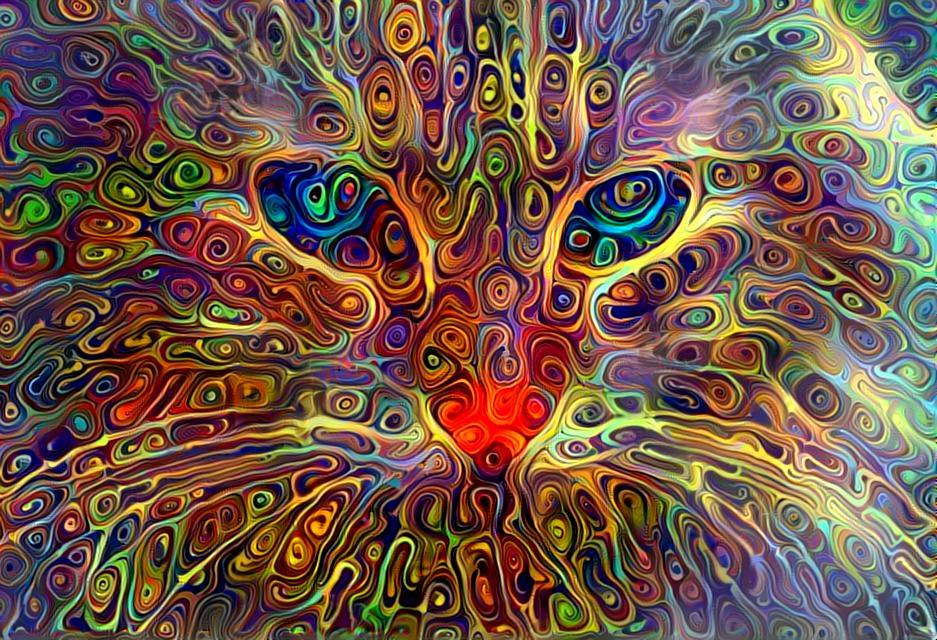
//> input picture Task2/perception2.jpg, 937 x 640 px
$ ./ark2   (built with g++ and OpenCV 4)
//> lines starting //> are read from the running program, lines starting //| are printed output that depends on the picture
#include <opencv2/highgui/highgui.hpp>
#include <opencv2/imgproc/imgproc.hpp>
#include <opencv2/core/core.hpp>
#include <iostream>
#include <queue>
#include <climits>
#include <vector>
#include <stdio.h>
using namespace std;
using namespace cv;


int main()
{
  Mat img=imread("perception2.jpg",1);                             //Declarations and initializations
//> img is the input picture: 640 rows x 937 cols, CV_8UC3; mean B, G, R 73, 87, 112.2
  Mat part1=imread("part3.jpg",1);
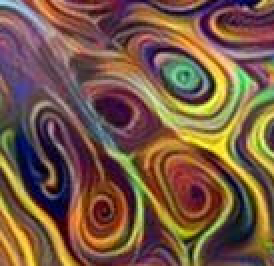
//> input picture Task2/part3.jpg, 137 x 133 px (shown 2 times larger)
//> part1 is the input picture: 133 rows x 137 cols, CV_8UC3; mean B, G, R 69.5, 88.9, 119.8
  int total=part1.rows*part1.cols;
//> total = 18221
  int i=0,j=0,temp1=0,temp2=0,l,m,X=450,Y=450,flag=0,e=20,count=0,temp=0,rotation=0;
  Mat M,part;


  while(temp<=1500 && rotation<=360)                               //Loop for checking different rotations of part image
    {

      temp=0;

      rotation = 0;
      Point2f src_center(part1.cols/2.0F, part1.rows/2.0F);           //Creating rotated image
      Mat rot_mat = getRotationMatrix2D(src_center, 45, 1.0);
      warpAffine(part1, part, rot_mat, part1.size());

      for( i=0;i<img.rows-part.rows;i++)                              //Loop for traversal of image
	{
	  for(j=0;j<img.cols-part.cols;j++)
	    {

	      count=0;
	      if((abs(part.at<Vec3b>(0,70)[0]-img.at<Vec3b>(i,j+70)[0])<=e) && (abs(part.at<Vec3b>(0,70)[1]-img.at<Vec3b>(i,j+70)[1])<=e) && (abs(part.at<Vec3b>(0,70)[2]-img.at<Vec3b>(i,j+70)[2])<=e))       //checking if the 70th pixel from the current pixel matches the 70th pixel from the first pixel
		{

		  for(l=0;l<part.rows;l++)                 //Loop for counting the no. of matched pixels
		    {
		      for(m=0;m<part.cols;m++)
			{

			  if((abs(part.at<Vec3b>(l,m)[0]-img.at<Vec3b>(i+l,j+m)[0])<=e) && (abs(part.at<Vec3b>(l,m)[1]-img.at<Vec3b>(i+l,j+m)[1])<=e) && (abs(part.at<Vec3b>(l,m)[2]-img.at<Vec3b>(i+l,j+m)[2])<=e))
			    {
			      count++;
			    }
			}

		    }
		}


	      if(count>=1500)                                   //Count thresholding
		{
		  temp=count;
		  X=i;
		  Y=j;
		  break;

		}
	    }

	}
      rotation+=45;

    }
//> this loop made 1 pass
//> (count, X, Y) on pass 1: (0, 293, 638)
//> pass 1, `warpAffine(part1, part, rot_mat, part1.size());`:
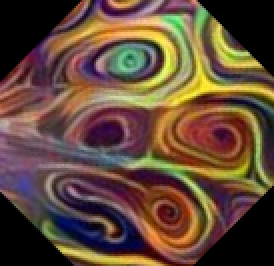
//> part: 133 rows x 137 cols, CV_8UC3 (shown 2 times larger); mean B, G, R 56.8, 73.6, 98.4
//> after the loop, temp = 1735; rotation = 45; count = 0; X = 293; Y = 638

  printf("%d\n",temp);
//| 1735

  printf("%d %d\n",X,Y);
//| 293 638
  cv::Point A,B,C,D;


  A.x=Y;                                              //Drawing lines around detected section
//> A = Point(638, 0)
  A.y=X;
//> A = Point(638, 293)
  B.x=Y;
//> B = Point(638, 0)
  B.y=X+part.rows;
//> B = Point(638, 426)
  C.x=Y+part.cols;
//> C = Point(775, 0)
  C.y=X+part.rows;
//> C = Point(775, 426)
  D.x=Y+part.cols;
//> D = Point(775, 0)
  D.y=X;
//> D = Point(775, 293)

  cv::line(img,A,B,(0,255,0),3,8,0);
  cv::line(img,B,C,(0,255,0),3,8,0);
  cv::line(img,C,D,(0,255,0),3,8,0);
  cv::line(img,D,A,(0,255,0),3,8,0);
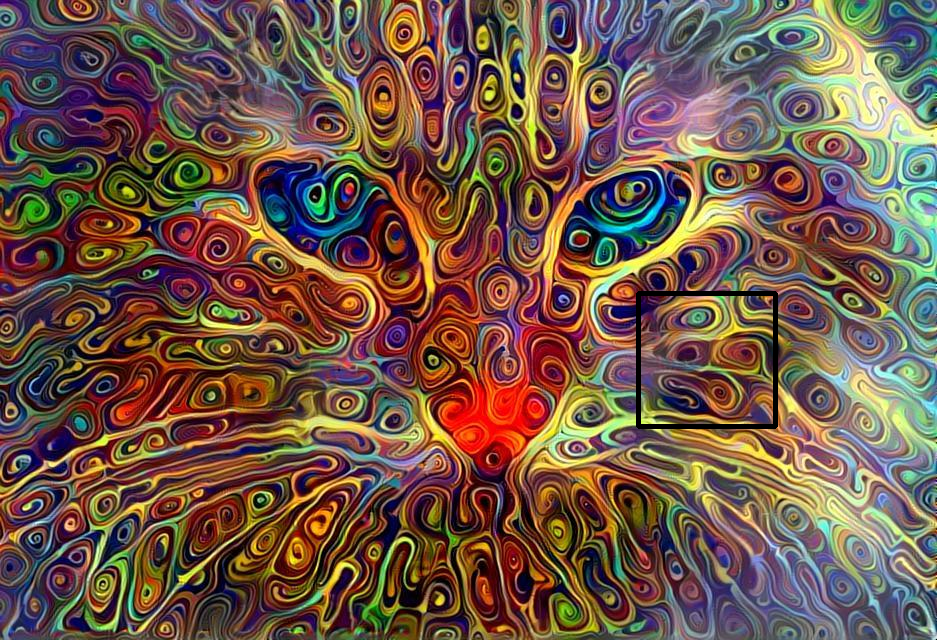
//> img: 640 rows x 937 cols, CV_8UC3; mean B, G, R 72.7, 86.5, 111.6


  imshow("final",img);
  imshow("rotate_theta",part);
  imshow("rotate0",part1);

  // imwrite("task2_3.jpg",img);
  waitKey(0);

  return 0;
}
